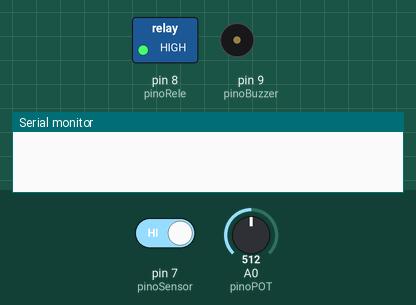
Recording of a sketch running on a simulated Arduino Uno, built with avr-gcc and run on an emulated ATmega328P. Parts: switched loads named in the sketch (green lamp = pin HIGH), buzzer (waves = sounding), the last lines printed to the serial monitor. The test bench sets the inputs (shaded band); at power-on: pin 7 (pinoSensor) HIGH, A0 (pinoPOT) = 512. The local clock reads 2024-03-15 10:24:30 at power-on unless the sketch sets it; pins used as bus, display or sensor lines are not drawn.

Above: at 1.2 s.
1.3 s: pin 7 (pinoSensor) driven LOW
At 1.7 s:
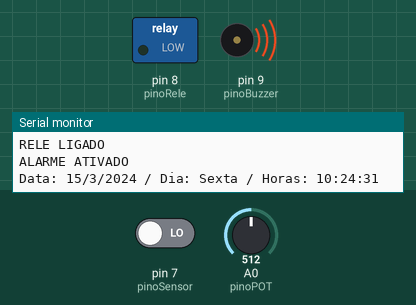
Timing chart, 0 to 4.3 s (numbered marks = the images above; inputs shaded):
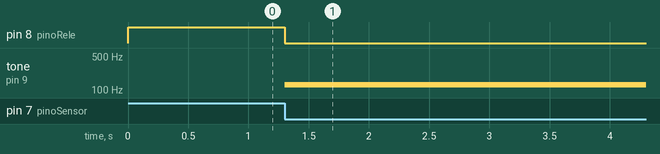

The sketch:

RTC_YC031_SRD_POT_BUZZER_SEM_ANALOGIC_2.ino
```cpp
#include <Wire.h> //INCLUSÃO DA BIBLIOTECA
#include "RTClib.h" //INCLUSÃO DA BIBLIOTECA

RTC_DS3231 rtc; //OBJETO DO TIPO RTC_DS3231

const int pinoSensor = 7; //PINO DIGITAL UTILIZADO PELO SENSOR
const int pinoRele = 8; //PINO DIGITAL UTILIZADO PELO MÓDULO RELÉ
const int pinoPOT = A0; //PINO ANALÓGICO UTILIZADO PELO POTENCIÔMETRO
const int pinoBuzzer = 9; //PINO DIGITAL UTILIZADO PELO BUZZER
int leituraA0 = 0; //VARIÁVEL QUE ARMAZENA O VALOR LIDO NO PINO ANALÓGICO
int status = 0; //VARIÁVEL QUE CONTROLA O STATUS DO MÓDULO RELÉ (LIGADO / DESLIGADO)

int volumeBuzzer = 0; //VARIÁVEL QUE ARMAZENA O VALOR DA LUMINOSIDADE QUE SERÁ APLICADA AO LED

//DECLARAÇÃO DOS DIAS DA SEMANA
char daysOfTheWeek[7][12] = {"Domingo", "Segunda", "Terça", "Quarta", "Quinta", "Sexta", "Sábado"};

void setup(){
  Serial.begin(9600); //INICIALIZA A SERIAL

  ADMUX = 0;
  ADMUX |= (1 << REFS0);
  ADCSRA |= (1<< ADEN);


  pinMode(pinoSensor, INPUT); //DEFINE O PINO COMO ENTRADA
  pinMode(pinoRele, OUTPUT); //DEFINE O PINO COMO SAÍDA
  pinMode(pinoPOT, INPUT); //DEFINE O PINO COMO ENTRADA
  digitalWrite(pinoRele, HIGH); //MÓDULO RELÉ INICIA DESLIGADO
  pinMode(pinoBuzzer, OUTPUT); //DEFINE O PINO COMO SAÍDA
  pinMode(pinoBuzzer, LOW);


  if(! rtc.begin()) { // SE O RTC NÃO FOR INICIALIZADO, FAZ
    Serial.println("DS3231 não encontrado"); //IMPRIME O TEXTO NO MONITOR SERIAL
    while(1); //SEMPRE ENTRE NO LOOP
  }
  if(rtc.lostPower()){ //SE RTC FOI LIGADO PELA PRIMEIRA VEZ / FICOU SEM ENERGIA / ESGOTOU A BATERIA, FAZ
    Serial.println("DS3231 OK!"); //IMPRIME O TEXTO NO MONITOR SERIAL
    //rtc.adjust(DateTime(F(__DATE__), F(__TIME__))); //CAPTURA A DATA E HORA EM QUE O SKETCH É COMPILADO
    rtc.adjust(DateTime(2019, 8, 28, 23, 02, 45)); //(ANO), (MÊS), (DIA), (HORA), (MINUTOS), (SEGUNDOS)
  }
  //delay(100); //INTERVALO DE 100 MILISSEGUNDOS
}
void loop () {

    //delay(1000); //INTERVALO DE 100 MILISSEGUNDOS

   ADCSRA |= (1 << ADSC);
    while (ADCSRA & (1 << ADSC));
    int v = (ADCH << 8) + v;


     // leituraA0 = analogRead(pinoPOT);//LÊ O VALOR NO PINO ANALÓGICO (VALOR LIDO EM BITS QUE VAI DE 0 A 1023)
      volumeBuzzer = map(v , 0, 1023 , 0, 255); //EXECUTA A FUNÇÃO "map" DE ACORDO COM OS PARÂMETROS PASSADOS
    // volumeBuzzer = map(leituraA0, 1023, 0, 0, 255); //EXECUTA A FUNÇÃO "map" DE ACORDO COM OS PARÂMETROS PASSADOS
    //  analogWrite(pinoBuzzer, volumeBuzzer); //APLICA AO BUZZER O VALOR DE CONTROLE (PWM) GERADO PELA FUNÇÃO "map"
      digitalWrite (pinoBuzzer, volumeBuzzer); //APLICA AO BUZZER O VALOR DE CONTROLE (PWM) GERADO PELA FUNÇÃO "map"
    // Serial.println(luminosidadeLED); //IMPRIME O TEXTO NO MONITOR SERIAL
     //  Serial.println(v); //IMPRIME O TEXTO NO MONITOR SERIAL

    // delay(1000); //INTERVALO DE 100 MILISSEGUNDOS


    if(digitalRead(pinoSensor) == LOW){ //SE A LEITURA DO PINO FOR IGUAL A LOW, FAZ
      Serial.println("Batida detectada"); //IMPRIME O TEXTO NA SERIAL
    if (status == 0){ //SE VARIÁVEL FOR IGUAL A 0, FAZ
      digitalWrite(pinoRele, LOW); //LIGA O RELÉ
      status = 1; //VARIÁVEL RECEBE O VALOR 1
      Serial.println("RELE LIGADO"); //IMPRIME O TEXTO NO MONITOR SERIAL
      tone(pinoBuzzer, volumeBuzzer);
      Serial.println("ALARME ATIVADO"); //IMPRIME O TEXTO NO MONITOR SERIAL


    DateTime now = rtc.now(); //CHAMADA DE FUNÇÃO
    Serial.print("Data: "); //IMPRIME O TEXTO NO MONITOR SERIAL
    Serial.print(now.day(), DEC); //IMPRIME NO MONITOR SERIAL O DIA
    Serial.print('/'); //IMPRIME O CARACTERE NO MONITOR SERIAL
    Serial.print(now.month(), DEC); //IMPRIME NO MONITOR SERIAL O MÊS
    Serial.print('/'); //IMPRIME O CARACTERE NO MONITOR SERIAL
    Serial.print(now.year(), DEC); //IMPRIME NO MONITOR SERIAL O ANO
    Serial.print(" / Dia: "); //IMPRIME O TEXTO NA SERIAL
    Serial.print(daysOfTheWeek[now.dayOfTheWeek()]); //IMPRIME NO MONITOR SERIAL O DIA
    Serial.print(" / Horas: "); //IMPRIME O TEXTO NA SERIAL
    Serial.print(now.hour(), DEC); //IMPRIME NO MONITOR SERIAL A HORA
    Serial.print(':'); //IMPRIME O CARACTERE NO MONITOR SERIAL
    Serial.print(now.minute(), DEC); //IMPRIME NO MONITOR SERIAL OS MINUTOS
    Serial.print(':'); //IMPRIME O CARACTERE NO MONITOR SERIAL
    Serial.print(now.second(), DEC); //IMPRIME NO MONITOR SERIAL OS SEGUNDOS
    Serial.println(); //QUEBRA DE LINHA NA SERIAL
    delay(1000); //INTERVALO DE 1 SEGUNDO
    }


    else{ //SENÃO, FAZ
     // digitalWrite(pinoRele, HIGH); //DESLIGA O RELÉ
     // status = 0; //VARIÁVEL RECEBE O VALOR 0
     // Serial.println("RELE DESLIGADO"); //IMPRIME O TEXTO NO MONITOR SERIAL

    DateTime now = rtc.now(); //CHAMADA DE FUNÇÃO
    Serial.print("Data: "); //IMPRIME O TEXTO NO MONITOR SERIAL
    Serial.print(now.day(), DEC); //IMPRIME NO MONITOR SERIAL O DIA
    Serial.print('/'); //IMPRIME O CARACTERE NO MONITOR SERIAL
    Serial.print(now.month(), DEC); //IMPRIME NO MONITOR SERIAL O MÊS
    Serial.print('/'); //IMPRIME O CARACTERE NO MONITOR SERIAL
    Serial.print(now.year(), DEC); //IMPRIME NO MONITOR SERIAL O ANO
    Serial.print(" / Dia: "); //IMPRIME O TEXTO NA SERIAL
    Serial.print(daysOfTheWeek[now.dayOfTheWeek()]); //IMPRIME NO MONITOR SERIAL O DIA
    Serial.print(" / Horas: "); //IMPRIME O TEXTO NA SERIAL
    Serial.print(now.hour(), DEC); //IMPRIME NO MONITOR SERIAL A HORA
    Serial.print(':'); //IMPRIME O CARACTERE NO MONITOR SERIAL
    Serial.print(now.minute(), DEC); //IMPRIME NO MONITOR SERIAL OS MINUTOS
    Serial.print(':'); //IMPRIME O CARACTERE NO MONITOR SERIAL
    Serial.print(now.second(), DEC); //IMPRIME NO MONITOR SERIAL OS SEGUNDOS
    Serial.println(); //QUEBRA DE LINHA NA SERIAL
    delay(1000); //INTERVALO DE 1 SEGUNDO


    }    }}
```

Measured:
- after the input at 1.3 s, pin 8 (pinoRele): HIGH → LOW at once; tone on pin 9 (pinoBuzzer): silent → 127 Hz at once
